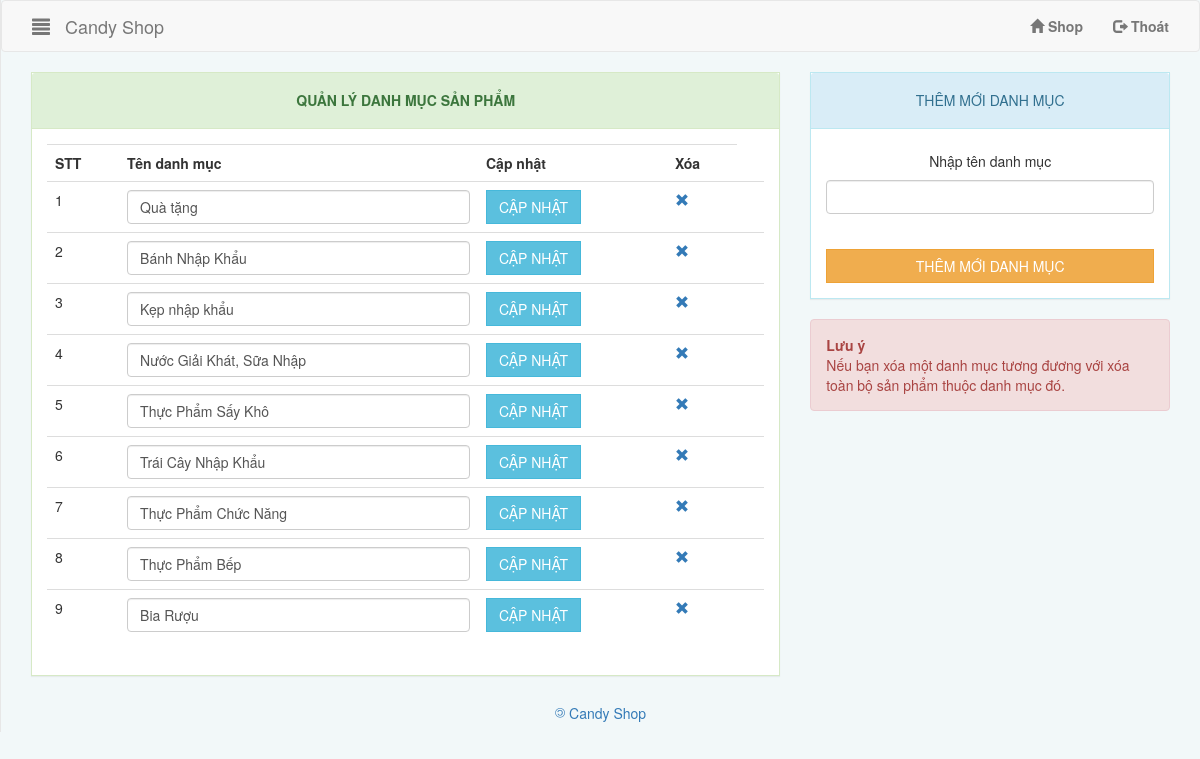
/Admin/Page/Home.php?page=ManageCategory, run on the app's committed database.
### tables this page shows
CREATE TABLE `category` (
  `CategoryID` int(11) NOT NULL,
  `CategoryName` varchar(255) NOT NULL,
  `CategoryImage` varchar(255) NOT NULL
);

### Admin/User-Control/ManageCategory.php (the view, shortened to what this page needs)
<div class="container-fluid row">
    <div class="col-sm-8">
        <div class="panel panel-success">
        <div class="panel-heading text-center">
            <h5><strong>QUẢN LÝ DANH MỤC SẢN PHẨM</strong></h5>
        </div>
        <div class="panel-body">
            <table class="table table-responsive">
                <tr>
                    <td><strong>STT</strong></td>
                    <td><strong>Tên danh mục</strong></td>
                    <td><strong>Cập nhật</strong></td>
                    <td><strong>Xóa</strong></td>
                </tr>
                <?php
                    $query = "SELECT * FROM category";
                    $temp = mysqli_query($conn,$query);
                    $order = 1;
                    while($array = mysqli_fetch_assoc($temp)){
                        echo '<form method="GET" action="../Action/UpdateCategory.php">';
                        echo '<tr><td>'.$order.'</td>';
                        echo '<td><input type="hidden" value="'.$array['CategoryID'].'" name="CategoryID"> <input type="text" class="form-control" height="36px" name="NewCategoryName" value="'.$array["CategoryName"].'"></td>';
                        echo '<td><input type="submit" value="CẬP NHẬT" class="btn btn-info"></td>';
                        echo '</form>';
                        echo '<td><a href ="../Action/DeleteCategory.php?CategoryID='.$array['CategoryID'].'"><i class="glyphicon glyphicon-remove"></i></a><td>';
                        $order++;
                    }
                ?>
            </table>
        </div>
        </div>
    </div>
    <div class="col-sm-4">
        <div class="panel panel-info">
            <div class="panel-heading text-center">
                <h5></strong>THÊM MỚI DANH MỤC</strong></h5>
            </div>
            <div class="panel-body">
            <form method="POST">
                <div class="form-group">
                        <h5 class="text-center"></strong>Nhập tên danh mục</strong></h5>
                        <input type="text" class="form-control" height="36px" name="CategoryName">
                        <br />
                </div>
                <input type="submit" name="btnAddNewCategory" value="THÊM MỚI DANH MỤC" class="btn btn-block btn-warning">
            </form>
        </div>
        </div>
        <div>
        <div class="alert alert-danger">
    <strong>Lưu ý</strong><br> Nếu bạn xóa một danh mục tương đương với xóa toàn bộ sản phẩm thuộc danh mục đó.
  </div>   </div>
    </div>
</div>

### Admin/CSS/AdminCSS.css (style rules this page uses)
body { background-color: #f2f8f9; }
.btn { border-radius: 0px !important; }
.panel { border-radius: 0px !important; }

### data on the page
category: NewCategoryName "Quà tặng"
category: NewCategoryName "Bánh Nhập Khẩu"
category: NewCategoryName "Kẹp nhập khẩu"
category: NewCategoryName "Nước Giải Khát, Sữa Nhập"
category: NewCategoryName "Thực Phẩm Sấy Khô"
category: NewCategoryName "Trái Cây Nhập Khẩu"
category: NewCategoryName "Thực Phẩm Chức Năng"
category: NewCategoryName "Thực Phẩm Bếp"
category: NewCategoryName "Bia Rượu"
